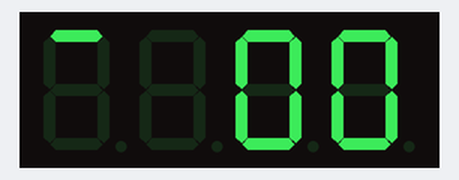
Bench run of a sketch on a simulated Arduino Uno, built with avr-gcc and run on an emulated ATmega328P. Shown: 4-digit seven-segment display.

Above: at 0.1 s.
At 1.1 s:
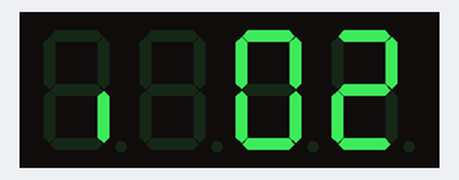
At 2.1 s:
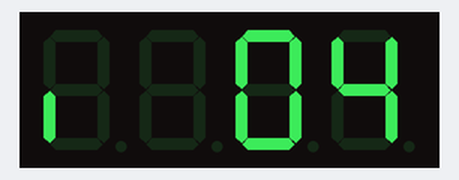
At 3.1 s:
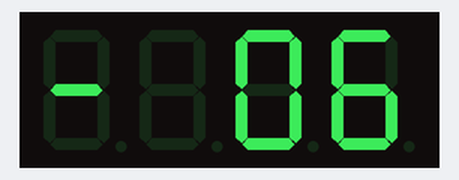
At 4.1 s:
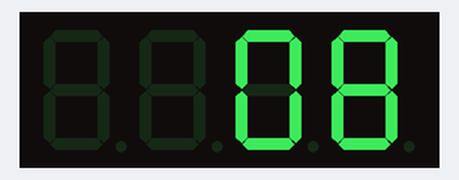
At 8.6 s:
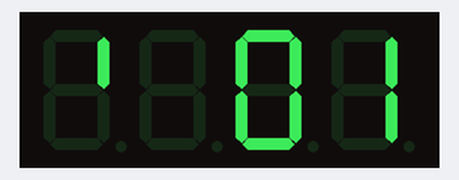

The sketch:

14seg_segments.ino
```cpp
#include "Adafruit_LEDBackpack.h"

Adafruit_AlphaNum4 alpha4;

void setup() {
  alpha4.begin();
  alpha4.setBrightness(0);
}

void loop() {
  for (uint8_t i=0; i<16; i++) {
    alpha4.writeDigitRaw(0, 1<<i);
    alpha4.writeDigitAscii(2, '0'+i/10);
    alpha4.writeDigitAscii(3, '0'+i%10);
    alpha4.writeDisplay();
    delay(500);
  }
}
```

Measured:
- by itself, everything shown: repeats every 8.0 s, in 16 steps
- what the display in image 1 shows lasts 0.5 s, from 1.0 s to 1.5 s
